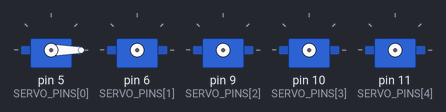
The sketch below on a simulated Arduino Uno, built with avr-gcc and run on an emulated ATmega328P. On the bench: 5 × servo.

Above: at 0.1 s.
At 5.6 s:
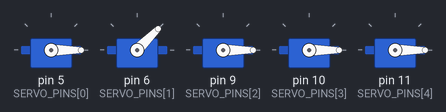
At 10.1 s:
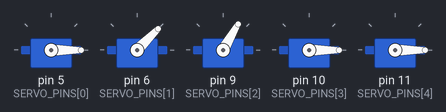
Timing chart, 0 to 11.6 s (numbered marks = the images above):
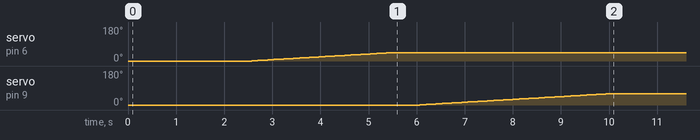

Measured:
- by itself, servo on pin 6 (SERVO_PINS[1]): moves from 0° to 45° over 2.9 s
- by itself, servo on pin 9 (SERVO_PINS[2]): moves from 0° to 60° over 3.9 s

The sketch:

sketch.ino
```cpp
// Reset 5 servo về 0° lần lượt, rồi servo 2 quay chậm lên 45°, servo 3 lên 60° – Arduino Uno
// Mạch (đọc từ ảnh Tinkercad, servo xếp dọc bên phải Arduino). Quy ước của người dùng: servo 1 → 5
// theo chân tín hiệu 5, 6, 9, 10, 11, nên servo 1 là servo DƯỚI CÙNG trong ảnh, servo 5 trên cùng:
//   Servo 1 (dưới cùng) dây tín hiệu -> chân 5   (dây cam)
//   Servo 2                          -> chân 6   (dây xanh lá)
//   Servo 3 (giữa)                   -> chân 9   (dây xanh nhạt)
//   Servo 4                          -> chân 10  (dây tím)
//   Servo 5 (trên cùng)              -> chân 11  (dây hồng)
//   Dây đỏ của 5 servo  -> hàng nguồn + dưới breadboard (nối 5V Arduino)
//   Dây nâu của 5 servo -> hàng nguồn - dưới breadboard (nối GND Arduino)
//   KHÔNG cắm dây đỏ vào Vin hay 3.3V. Mạch thật 5 servo cần nguồn 5V riêng, nối chung GND (xem README)
//
// Hiệu ứng, mỗi lần cấp điện hoặc nhấn nút RESET đỏ trên Arduino:
//   1. Reset: servo 1 về 0° trước, cứ sau RESET_GAP_MS thì tới servo kế tiếp, đến servo 5.
//      Servo chưa tới lượt thì chưa attach(): chân chưa có xung nên servo đứng yên chỗ cũ, chưa kéo dòng để quay.
//      Lần lượt như vậy để 5 servo không cùng kéo dòng một lúc (dễ sụt nguồn, Arduino tự reset).
//      Bước này servo quay hết tốc độ, vì chưa biết lúc đầu servo đang đứng ở góc nào để quay chậm từ đó.
//   2. Chờ RESET_HOLD_MS cho servo 5 kịp về tới 0°.
//   3. Quay chậm lần lượt theo bảng MOVES[]: servo 2 lên 45°, nghỉ MOVE_PAUSE_MS, rồi servo 3 lên 60°.
//      Mọi servo quay cùng tốc độ MOVE_SPEED_DEG_S (15°/giây: 45° mất 3 s, 60° mất 4 s).
//      Servo 1, 4, 5 giữ 0°. Quay xong thì cả 5 đứng yên.
// Với thông số mặc định: reset xong lúc 2 s, servo 2 quay từ 2,5 s đến 5,5 s, servo 3 quay từ 6 s đến 10 s.

#include <Servo.h>

const uint8_t SERVO_PINS[] = {5, 6, 9, 10, 11};   // servo 1 -> 5 theo quy ước của người dùng
const uint8_t SERVO_COUNT  = sizeof(SERVO_PINS) / sizeof(SERVO_PINS[0]);

const int RESET_ANGLE = 0;

// Bảng quay chậm, chạy lần lượt từ trên xuống: { số servo của người dùng (1 -> 5), góc quay tới }
struct BuocQuay {
  uint8_t servo;
  int goc;
};
const BuocQuay MOVES[] = {
  {2, 45},   // servo 2 lên 45°
  {3, 60},   // rồi servo 3 lên 60°
};
const uint8_t MOVE_COUNT = sizeof(MOVES) / sizeof(MOVES[0]);

// ---- Thông số ----
const unsigned long RESET_GAP_MS  = 500;   // ms: servo sau bắt đầu về 0° muộn hơn servo trước bấy nhiêu
                                           // (SG90 quay 180° mất ≈ 0,3–0,5 s; đặt 0 để cả 5 về cùng lúc)
const unsigned long RESET_HOLD_MS = 500;   // ms: chờ thêm sau khi servo cuối nhận lệnh 0°, cho nó kịp về tới nơi
const unsigned long MOVE_SPEED_DEG_S = 15; // tốc độ quay chậm, độ mỗi giây: càng nhỏ càng chậm (0 = hết tốc độ)
const unsigned long MOVE_PAUSE_MS = 500;   // ms: nghỉ giữa lúc servo trước quay xong và servo sau bắt đầu quay

Servo servos[SERVO_COUNT];
bool daReset[SERVO_COUNT];                 // servo đã nhận tín hiệu 0° chưa
int lastAngle[SERVO_COUNT];                // góc đã ghi gần nhất, chỉ ghi lại khi góc đổi
unsigned long moveBatDau[MOVE_COUNT];      // lúc bắt đầu quay của từng bước, tính từ đầu bước quay chậm
unsigned long moveThoiGian[MOVE_COUNT];    // thời gian quay của từng bước (ms), tính từ góc và tốc độ
unsigned long moveKetThuc = 0;             // lúc bước cuối quay xong
bool xong = false;                         // đã quay xong hết, loop() không còn việc gì
unsigned long mocKhoiDong = 0;             // millis() lúc setup()

// Góc của bước thứ k trong MOVES[], t = thời gian tính từ lúc bắt đầu bước quay chậm
int moveAngleAt(uint8_t k, unsigned long t) {
  if (t < moveBatDau[k]) return RESET_ANGLE;                // chưa tới lượt
  unsigned long daQuay = t - moveBatDau[k];
  if (daQuay >= moveThoiGian[k]) return MOVES[k].goc;      // đã quay xong (thời gian 0 thì tới luôn)
  return RESET_ANGLE + (long)(MOVES[k].goc - RESET_ANGLE) * (long)daQuay / (long)moveThoiGian[k];
}

void setup() {
  for (uint8_t i = 0; i < SERVO_COUNT; i++) {
    // Ghi góc TRƯỚC khi attach(): xung đầu tiên đã là 0°, servo không bị kéo qua 90° mặc định của thư viện
    servos[i].write(RESET_ANGLE);
    lastAngle[i] = RESET_ANGLE;
    daReset[i] = false;
  }

  // Lập lịch quay chậm: bước sau bắt đầu khi bước trước quay xong được MOVE_PAUSE_MS
  unsigned long moc = 0;
  for (uint8_t k = 0; k < MOVE_COUNT; k++) {
    int doQuay = MOVES[k].goc - RESET_ANGLE;
    if (doQuay < 0) doQuay = -doQuay;
    moveBatDau[k]   = moc;
    moveThoiGian[k] = MOVE_SPEED_DEG_S > 0 ? (unsigned long)doQuay * 1000UL / MOVE_SPEED_DEG_S : 0;
    moveKetThuc     = moc + moveThoiGian[k];
    moc = moveKetThuc + MOVE_PAUSE_MS;
  }

  mocKhoiDong = millis();
}

void loop() {
  if (xong) return;
  unsigned long daQua = millis() - mocKhoiDong;

  // 1. Reset: tới lượt servo thứ i (tính từ 0) thì attach(), servo nhận xung 0° và quay về
  for (uint8_t i = 0; i < SERVO_COUNT; i++) {
    if (!daReset[i] && daQua >= (unsigned long)i * RESET_GAP_MS) {
      servos[i].attach(SERVO_PINS[i]);
      daReset[i] = true;
    }
  }

  // 2. Quay chậm, bắt đầu sau khi servo cuối nhận lệnh 0° được RESET_HOLD_MS
  unsigned long moveStart = (unsigned long)(SERVO_COUNT - 1) * RESET_GAP_MS + RESET_HOLD_MS;
  if (daQua < moveStart) return;
  unsigned long t = daQua - moveStart;

  for (uint8_t k = 0; k < MOVE_COUNT; k++) {
    uint8_t i = MOVES[k].servo - 1;        // số servo 1 -> 5 đổi thành chỉ số mảng 0 -> 4
    if (i >= SERVO_COUNT) continue;        // ghi nhầm số servo (0 hoặc lớn hơn 5) thì bỏ qua
    int angle = moveAngleAt(k, t);
    if (angle != lastAngle[i]) {
      servos[i].write(angle);
      lastAngle[i] = angle;
    }
  }

  // Bước cuối đã quay xong (góc cuối đã ghi ở vòng for trên) thì dừng hẳn; không tính khoảng nghỉ sau nó
  if (t >= moveKetThuc) xong = true;
}
```
